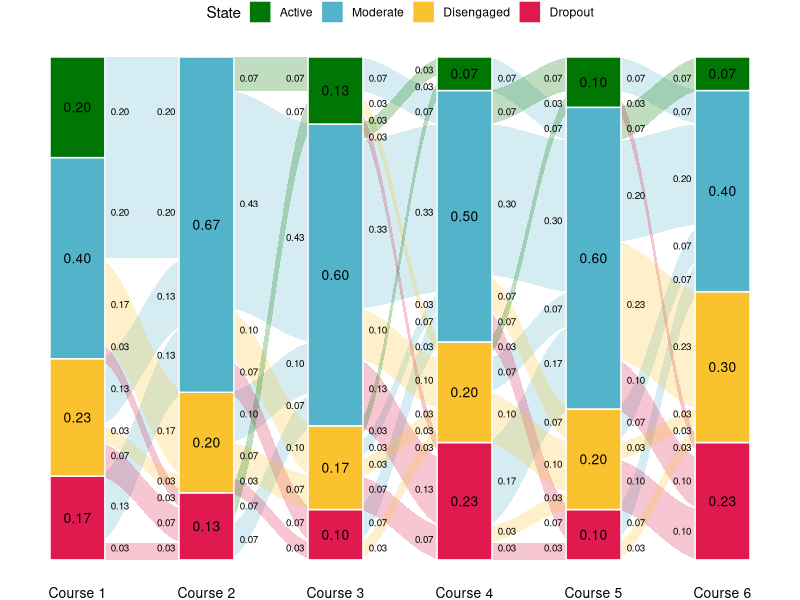

The R script that drew this image:
## ---- chunk 1
library(knitr)

knit_print.data.frame <- function (x, options, ...) {
  rmarkdown::paged_table(x, options) |>
    rmarkdown:::print.paged_df()
}

registerS3method("knit_print", "data.frame", knit_print.data.frame)
## ---- chunk 2
library(dplyr)
library(ggplot2)
library(ggalluvial)
## ---- chunk 3
STATES <- c("Active", "Moderate", "Disengaged", "Dropout")
PROBS <- c(0.1, 0.65, 0.25, 0.2)
N <- 30

getRandom <- function(states = STATES, probs = PROBS, N = 30) {
  factor(base::sample(states, 30, replace = TRUE, prob = probs), levels = states)
}

sample_data = data.frame(user=1:N,
                         `1` =  getRandom(),
                         `2` =  getRandom(),
                         `3` =  getRandom(),
                         `4` =  getRandom(),
                         `5` =  getRandom(),
                         `6` =  getRandom(),
                         Freq = rep(1,N))

sample_data
## ---- chunk 4
lodes <- to_lodes_form(sample_data, axes = 2:7) # From 1 to 6
lodesclean <- lodes |> 
  group_by(x) |>
  add_count(Freq, name = "Total") |> 
  ungroup() |> 
  transform(Prop = Freq/Total)

lodesclean
## ---- chunk 5
ggplot(lodesclean, aes(x = x, stratum = stratum, alluvium = alluvium, y = Prop, fill = stratum)) +
  geom_flow(width = 2/7, knot.prop = F, 
    curve_type = "sine", alpha = 0.25, aes.flow = "backward") + # Transitions
  geom_stratum(width = .425, color = "white") + # Bars
  geom_text(stat = "stratum", # Bar labels
            aes(label = format(round(after_stat(prop), 2), nsmall = 2)), size = 3.5) +
  geom_text(stat = "flow", # Transition labels   
            aes(hjust = ifelse(after_stat(flow) == "to", 2.75, -1.85),
                label = ifelse(is.na((alluvium)), "", 
                  format(round(after_stat(count)/1, 2), nsmall = 2))), 
            size = 2.5, vjust = "inward") +
  scale_fill_manual(values = c("#007604", "#53b3cb", "#f9c22e", "#e01a4f"), "State") +
  scale_x_discrete(labels = paste0("Course ", 1:6)) +
  theme_void() +
  theme(legend.position = "top", axis.text.x = element_text(color="#000000", size=10))
